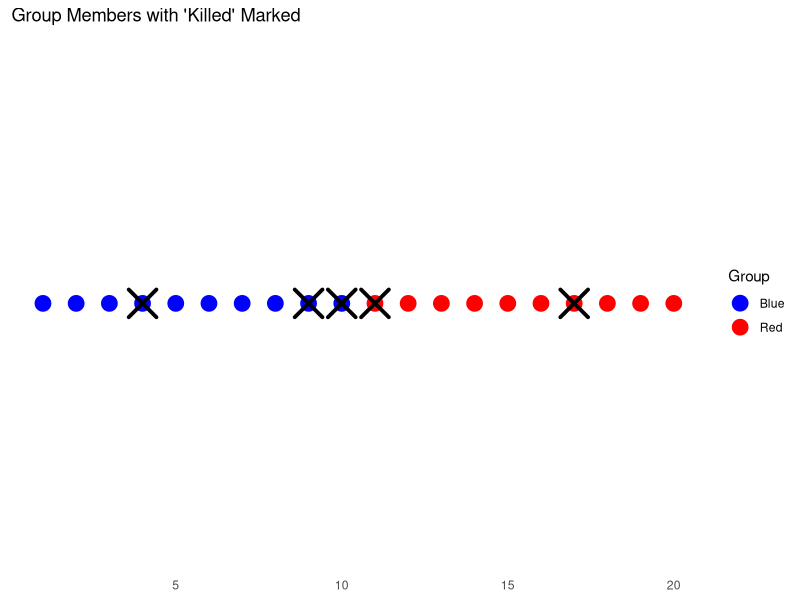

Recreate this plot in R.
#Red finch advantage

# Install ggplot2 if you haven't already
# install.packages("ggplot2")

library(ggplot2)
# Clear all variables in the environment
rm(list = ls())

# Create the groups
long_birds <- rep("Red", 10)   # 5 Red individuals
short_birds <- rep("Blue", 10)  # 5 Blue individuals

# Combine both groups into one vector
group <- c(short_birds, long_birds)

# Create a data frame for plotting
group_df <- data.frame(ID = 1:20, Group = group)

# Assign probabilities: higher probability for Blue to be killed
kill_probs <- ifelse(group_df$Group == "Blue", 0.75, 0.25)  # 75% chance for Blue, 30% for Red

# Shuffle the group and randomly select 5 individuals to "kill" based on probabilities
killed_indices <- sample(1:20, 5, prob = kill_probs)  # Randomly select 5 indices to kill with unequal probabilities

# Mark Killed Individuals in the data frame
group_df$Killed <- FALSE  # Initialize the Killed column
group_df$Killed[killed_indices] <- TRUE  # Mark the killed individuals

# Print the killed individuals
cat("Killed individuals:\n")
print(group_df[killed_indices, ])

# Plot the groups and mark the killed individuals with "X"
p <- ggplot(group_df, aes(x = ID, y = 1, color = Group)) +   # Set y to a constant value (1)
  geom_point(size = 5) +  # Plot the group members
  geom_point(data = subset(group_df, Killed == TRUE),               
             aes(x = ID, y = 1),  # Keep y constant for killed individuals
             shape = 4, size = 8, stroke = 2, color = "black") +  # Mark killed with X
  scale_color_manual(values = c("Red" = "red", "Blue" = "blue")) +
  theme_minimal() + 
  theme(panel.grid.major = element_blank(),  # Remove major grid lines
        panel.grid.minor = element_blank(),  # Remove minor grid lines
        axis.title.x = element_blank(), 
        axis.title.y = element_blank(),
        axis.ticks.y = element_blank(),  # Optionally remove y-axis ticks
        axis.text.y = element_blank()) +  # Optionally remove y-axis text
  labs(title = "Group Members with 'Killed' Marked")

p
